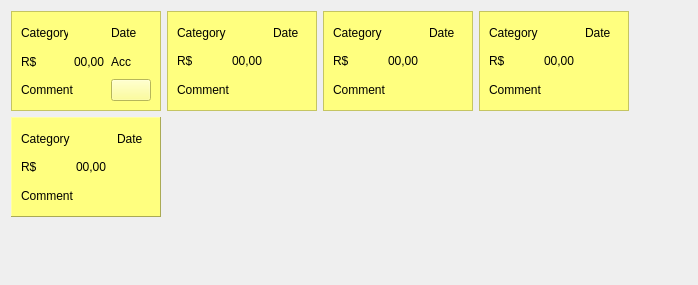
          <widget class="QWidget" name="scrollAreaWidgetContents_2">
           <property name="geometry">
            <rect>
             <x>0</x>
             <y>0</y>
             <width>698</width>
             <height>285</height>
            </rect>
           </property>
           <layout class="QGridLayout" name="gridLayout_16">
            <item row="0" column="1">
             <widget class="QFrame" name="frame_6">
              <property name="minimumSize">
               <size>
                <width>150</width>
                <height>100</height>
               </size>
              </property>
              <property name="maximumSize">
               <size>
                <width>150</width>
                <height>100</height>
               </size>
              </property>
              <property name="styleSheet">
               <string notr="true">background-color: rgb(255, 255, 127);</string>
              </property>
              <property name="frameShape">
               <enum>QFrame::StyledPanel</enum>
              </property>
              <property name="frameShadow">
               <enum>QFrame::Raised</enum>
              </property>
              <layout class="QGridLayout" name="gridLayout_17">
               <item row="0" column="2">
                <widget class="QLabel" name="label_43">
                 <property name="text">
                  <string>Date</string>
                 </property>
                </widget>
               </item>
               <item row="0" column="0">
                <widget class="QLabel" name="label_45">
                 <property name="text">
                  <string>Category</string>
                 </property>
                </widget>
               </item>
               <item row="1" column="0">
                <widget class="QLabel" name="label_46">
                 <property name="text">
                  <string>R$</string>
                 </property>
                </widget>
               </item>
               <item row="1" column="1" colspan="2">
                <widget class="QLabel" name="label_47">
                 <property name="text">
                  <string>00,00</string>
                 </property>
                </widget>
               </item>
               <item row="2" column="0" colspan="3">
                <widget class="QLabel" name="label_48">
                 <property name="text">
                  <string>Comment</string>
                 </property>
                </widget>
               </item>
              </layout>
             </widget>
            </item>
            <item row="1" column="0">
             <widget class="QFrame" name="frame_12">
              <property name="minimumSize">
               <size>
                <width>150</width>
                <height>100</height>
               </size>
              </property>
              <property name="maximumSize">
               <size>
                <width>150</width>
                <height>100</height>
               </size>
              </property>
              <property name="styleSheet">
               <string notr="true">background-color: rgb(255, 255, 127);</string>
              </property>
              <property name="frameShape">
               <enum>QFrame::Panel</enum>
              </property>
              <property name="frameShadow">
               <enum>QFrame::Raised</enum>
              </property>
              <layout class="QGridLayout" name="gridLayout_18">
               <item row="0" column="2">
                <widget class="QLabel" name="label_49">
                 <property name="text">
                  <string>Date</string>
                 </property>
                </widget>
               </item>
               <item row="0" column="0">
                <widget class="QLabel" name="label_50">
                 <property name="text">
                  <string>Category</string>
                 </property>
                </widget>
               </item>
               <item row="1" column="0">
                <widget class="QLabel" name="label_51">
                 <property name="text">
                  <string>R$</string>
                 </property>
                </widget>
               </item>
               <item row="1" column="1" colspan="2">
                <widget class="QLabel" name="label_52">
                 <property name="text">
                  <string>00,00</string>
                 </property>
                </widget>
               </item>
               <item row="2" column="0" colspan="3">
                <widget class="QLabel" name="label_53">
                 <property name="text">
                  <string>Comment</string>
                 </property>
                </widget>
               </item>
              </layout>
             </widget>
            </item>
            <item row="2" column="0">
             <spacer name="verticalSpacer_3">
              <property name="orientation">
               <enum>Qt::Vertical</enum>
              </property>
              <property name="sizeHint" stdset="0">
               <size>
                <width>20</width>
                <height>40</height>
               </size>
              </property>
             </spacer>
            </item>
            <item row="0" column="2">
             <widget class="QFrame" name="frame_13">
              <property name="minimumSize">
               <size>
                <width>150</width>
                <height>100</height>
               </size>
              </property>
              <property name="maximumSize">
               <size>
                <width>150</width>
                <height>100</height>
               </size>
              </property>
              <property name="styleSheet">
               <string notr="true">background-color: rgb(255, 255, 127);</string>
              </property>
              <property name="frameShape">
               <enum>QFrame::StyledPanel</enum>
              </property>
              <property name="frameShadow">
               <enum>QFrame::Raised</enum>
              </property>
              <layout class="QGridLayout" name="gridLayout_19">
               <item row="0" column="2">
                <widget class="QLabel" name="label_54">
                 <property name="text">
                  <string>Date</string>
                 </property>
                </widget>
               </item>
               <item row="0" column="0">
                <widget class="QLabel" name="label_55">
                 <property name="text">
                  <string>Category</string>
                 </property>
                </widget>
               </item>
               <item row="1" column="0">
                <widget class="QLabel" name="label_56">
                 <property name="text">
                  <string>R$</string>
                 </property>
                </widget>
               </item>
               <item row="1" column="1" colspan="2">
                <widget class="QLabel" name="label_57">
                 <property name="text">
                  <string>00,00</string>
                 </property>
                </widget>
               </item>
               <item row="2" column="0" colspan="3">
                <widget class="QLabel" name="label_58">
                 <property name="text">
                  <string>Comment</string>
                 </property>
                </widget>
               </item>
              </layout>
             </widget>
            </item>
            <item row="0" column="3">
             <widget class="QFrame" name="frame_14">
              <property name="minimumSize">
               <size>
                <width>150</width>
                <height>100</height>
               </size>
              </property>
              <property name="maximumSize">
               <size>
                <width>150</width>
                <height>100</height>
               </size>
              </property>
              <property name="styleSheet">
               <string notr="true">background-color: rgb(255, 255, 127);</string>
              </property>
              <property name="frameShape">
               <enum>QFrame::StyledPanel</enum>
              </property>
              <property name="frameShadow">
               <enum>QFrame::Raised</enum>
              </property>
              <layout class="QGridLayout" name="gridLayout_20">
               <item row="0" column="2">
                <widget class="QLabel" name="label_59">
                 <property name="text">
                  <string>Date</string>
                 </property>
                </widget>
               </item>
               <item row="0" column="0">
                <widget class="QLabel" name="label_60">
                 <property name="text">
                  <string>Category</string>
                 </property>
                </widget>
               </item>
               <item row="1" column="0">
                <widget class="QLabel" name="label_61">
                 <property name="text">
                  <string>R$</string>
                 </property>
                </widget>
               </item>
               <item row="1" column="1" colspan="2">
                <widget class="QLabel" name="label_62">
                 <property name="text">
                  <string>00,00</string>
                 </property>
                </widget>
               </item>
               <item row="2" column="0" colspan="3">
                <widget class="QLabel" name="label_63">
                 <property name="text">
                  <string>Comment</string>
                 </property>
                </widget>
               </item>
              </layout>
             </widget>
            </item>
            <item row="0" column="0">
             <widget class="QFrame" name="frame_7">
              <property name="minimumSize">
               <size>
                <width>150</width>
                <height>100</height>
               </size>
              </property>
              <property name="maximumSize">
               <size>
                <width>150</width>
                <height>100</height>
               </size>
              </property>
              <property name="styleSheet">
               <string notr="true">background-color: rgb(255, 255, 127);</string>
              </property>
              <property name="frameShape">
               <enum>QFrame::StyledPanel</enum>
              </property>
              <property name="frameShadow">
               <enum>QFrame::Raised</enum>
              </property>
              <layout class="QGridLayout" name="gridLayout_21">
               <item row="1" column="1" colspan="2">
                <widget class="QLabel" name="label_64">
                 <property name="text">
                  <string>00,00</string>
                 </property>
                </widget>
               </item>
               <item row="1" column="0">
                <widget class="QLabel" name="label_65">
                 <property name="text">
                  <string>R$</string>
                 </property>
                </widget>
               </item>
               <item row="0" column="0">
                <widget class="QLabel" name="label_66">
                 <property name="text">
                  <string>Category</string>
                 </property>
                </widget>
               </item>
               <item row="1" column="3">
                <widget class="QLabel" name="label_67">
                 <property name="text">
                  <string>Acc</string>
                 </property>
                </widget>
               </item>
               <item row="0" column="3">
                <widget class="QLabel" name="label_68">
                 <property name="text">
                  <string>Date</string>
                 </property>
                </widget>
               </item>
               <item row="2" column="3">
                <widget class="QPushButton" name="pushButton_3">
                 <property name="cursor">
                  <cursorShape>PointingHandCursor</cursorShape>
                 </property>
                 <property name="text">
                  <string/>
                 </property>
                </widget>
               </item>
               <item row="2" column="0" colspan="3">
                <widget class="QLabel" name="label_69">
                 <property name="text">
                  <string>Comment</string>
                 </property>
                </widget>
               </item>
              </layout>
             </widget>
            </item>
            <item row="0" column="4">
             <spacer name="horzSpacer_2">
              <property name="orientation">
               <enum>Qt::Horizontal</enum>
              </property>
              <property name="sizeHint" stdset="0">
               <size>
                <width>40</width>
                <height>20</height>
               </size>
              </property>
             </spacer>
            </item>
           </layout>
          </widget>
